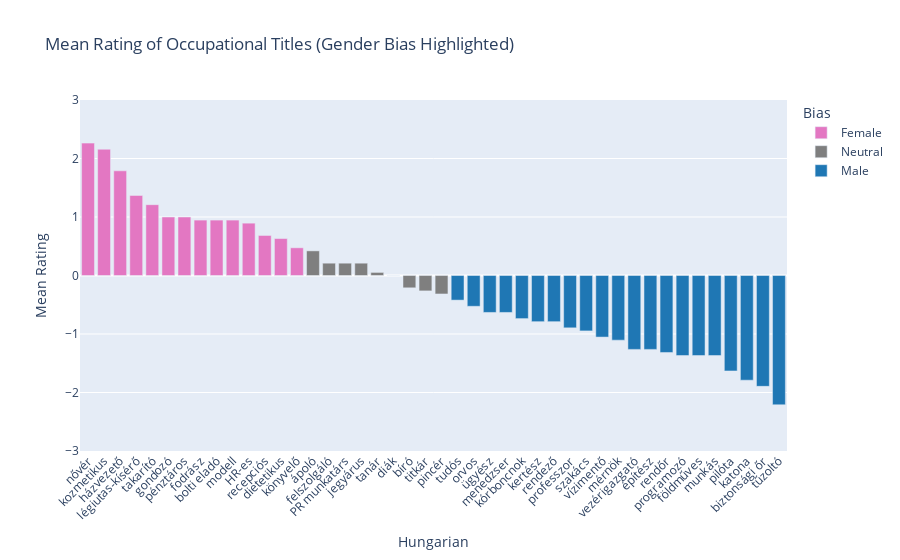

Notebook code cell kept with this figure:
### Markdown cell above
### Plot

### Code cell
# Remove operational rows
df_hu_plot = df_hu[~df_hu['hu'].isin(['Age', 'Gender', 'Mean Rating'])]

# Add a color column based on rating sign: female (rating > 0), male (rating < 0), neutral (rating == 0)
df_hu_plot['bias'] = df_hu_plot['hu_mean'].apply(
    lambda x: 'Female' if x > mean_max else ('Male' if x < mean_min else 'Neutral')
)

color_map = {
    'Female': '#e377c2',   # pinkish
    'Male': '#1f77b4',  # blue
    'Neutral': '#7f7f7f'     # gray
}

fig = px.bar(
    df_hu_plot,
    x='hu',
    y='hu_mean',
    color='bias',
    color_discrete_map = color_map,
    title='Mean Rating of Occupational Titles (Gender Bias Highlighted)',
    labels={'hu': 'Hungarian', 'en': 'English', 'bias': 'Bias', 'hu_mean': 'Rating',},
    hover_data=['zh', 'en', 'hu_mean']
)
fig.update_layout(
    xaxis_tickangle=-45,
    yaxis=dict(
        range=[-3, 3],
        tickvals=[-3, -2, -1, 0, 1, 2, 3],
        title='Mean Rating'
    )
)
fig.show()

# Save this as a html and image
fig.write_html('occupations_hu.html')
fig.write_image('occupations_hu.png', scale=2, width=1000, height=500)

### Figure 1 — Plotly figure (JSON) as saved in the notebook; plotly's stock layout.template omitted (floating-point values rounded to 4 significant figures)
{"data": [{"customdata": [["护士", "nurse"], ["美容师", "beautician"], ["家政员", "housekeeper"], ["乘务员", "flight attendant"], ["保洁", "cleaner"], ["护工", "caretaker"], ["收银员", "cashier"], ["理发师", "hairdresser"], ["导购员", "shop assistant"], ["模特", "model"], ["人力資源", "HR specialist"], ["前台", "receptionist"], ["营养师", "dietitian"], ["会计", "accountant"]], "hovertemplate": "Bias=Female<br>Hungarian=%{x}<br>Rating=%{y}<br>zh=%{customdata[0]}<br>English=%{customdata[1]}<extra></extra>", "legendgroup": "Female", "marker": {"color": "#e377c2", "pattern": {"shape": ""}}, "name": "Female", "orientation": "v", "showlegend": true, "textposition": "auto", "type": "bar", "x": ["nővér", "kozmetikus", "házvezető", "légiutas-kísérő", "takarító", "gondozó", "pénztáros", "fodrász", "bolti eladó", "modell", "HR-es", "recepciós", "dietetikus", "könyvelő"], "xaxis": "x", "y": [2.263, 2.158, 1.789, 1.368, 1.211, 1.0, 1.0, 0.9474, 0.9474, 0.9474, 0.8947, 0.6842, 0.6316, 0.4737], "yaxis": "y"}, {"customdata": [["护士 (男)", "(male) nurse"], ["服务员*", "waiter*"], ["公关", "PR specialist"], ["售票员", "ticketseller"], ["教师", "teacher"], ["學生", "student"], ["法官", "judge"], ["秘书", "secretary"], ["服务员", "waiter"]], "hovertemplate": "Bias=Neutral<br>Hungarian=%{x}<br>Rating=%{y}<br>zh=%{customdata[0]}<br>English=%{customdata[1]}<extra></extra>", "legendgroup": "Neutral", "marker": {"color": "#7f7f7f", "pattern": {"shape": ""}}, "name": "Neutral", "orientation": "v", "showlegend": true, "textposition": "auto", "type": "bar", "x": ["ápoló", "felszolgáló", "PR munkatárs", "jegyárus", "tanár", "diák", "bíró", "titkár", "pincér"], "xaxis": "x", "y": [0.4211, 0.2105, 0.2105, 0.2105, 0.05263, 0.0, -0.2105, -0.2632, -0.3158], "yaxis": "y"}, {"customdata": [["科学家", "scientist"], ["医生", "doctor"], ["检察官", "prosecutor"], ["高管", "manager"], ["法医", "pathologist"], ["園丁", "gardener"], ["导演", "director"], ["教授", "professor"], ["厨师", "chef"], ["救生员", "lifeguard"], ["工程师", "engineer"], ["董事长", "CEO"], ["建筑师", "architect"], ["警察", "police officer"], ["程序员", "programmer"], ["農民", "farmer"], ["工人", "worker"], ["機長", "pilot"], ["军人", "soldier"], ["保安", "security guard"], ["消防员", "firefighter"]], "hovertemplate": "Bias=Male<br>Hungarian=%{x}<br>Rating=%{y}<br>zh=%{customdata[0]}<br>English=%{customdata[1]}<extra></extra>", "legendgroup": "Male", "marker": {"color": "#1f77b4", "pattern": {"shape": ""}}, "name": "Male", "orientation": "v", "showlegend": true, "textposition": "auto", "type": "bar", "x": ["tudós", "orvos", "ügyész", "menedzser", "kórboncnok", "kertész", "rendező", "professzor", "szakács", "vízimentő", "mérnök", "vezérigazgató", "építész", "rendőr", "programozó", "földműves", "munkás", "pilóta", "katona", "biztonsági őr", "tűzoltó"], "xaxis": "x", "y": [-0.4211, -0.5263, -0.6316, -0.6316, -0.7368, -0.7895, -0.7895, -0.8947, -0.9474, -1.053, -1.105, -1.263, -1.263, -1.316, -1.368, -1.368, -1.368, -1.632, -1.789, -1.895, -2.211], "yaxis": "y"}], "layout": {"barmode": "relative", "legend": {"title": {"text": "Bias"}, "tracegroupgap": 0}, "title": {"text": "Mean Rating of Occupational Titles (Gender Bias Highlighted)"}, "xaxis": {"anchor": "y", "domain": [0, 1], "tickangle": -45, "title": {"text": "Hungarian"}}, "yaxis": {"anchor": "x", "domain": [0, 1], "range": [-3, 3], "tickvals": [-3, -2, -1, 0, 1, 2, 3], "title": {"text": "Mean Rating"}}}}
